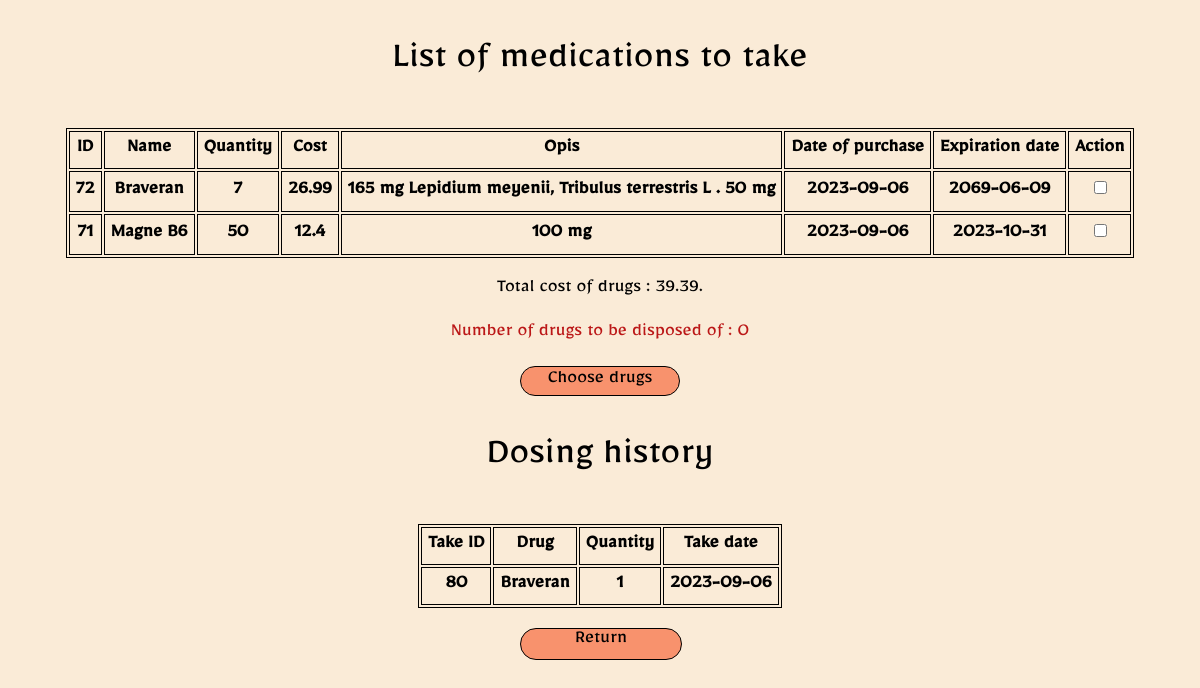
The page /script/php/manage_drugs.php (signed in) on the database its author committed.
### tables this page shows
CREATE TABLE `user_drugs` (
  `id` int(10) UNSIGNED NOT NULL,
  `drug_id` int(10) UNSIGNED NOT NULL,
  `name` varchar(255) NOT NULL,
  `date_exp` date NOT NULL,
  `purchase_date` date NOT NULL,
  `count` int(10) NOT NULL,
  `cost` float NOT NULL,
  `descr` varchar(500) NOT NULL,
  `user_id` int(10) NOT NULL
);

CREATE TABLE `take_drug` (
  `take_id` int(10) UNSIGNED NOT NULL,
  `user_id` int(10) UNSIGNED NOT NULL,
  `drug_id` int(10) UNSIGNED NOT NULL,
  `count` int(10) UNSIGNED NOT NULL,
  `take_date` date NOT NULL
);

### script/php/manage_drugs.php (the view, shortened to what this page needs)
<?php
    $today = date("Y-m-d");
?>
<!DOCTYPE html>
<html lang="en">
<head>
    <link rel="stylesheet" href="../../css/manage_drugs.css">
    <link rel="stylesheet" href="../../css/template.css">
</head>
<body>
    <div class="head">
        <p>List of medications to take</p>
    </div>
    <form method="post" action="chose_drug.php">
        <table>
                <tr>
                    <th>ID</th>
                    <th>Name</th>
                    <th>Quantity</th>
                    <th>Cost</th>
                    <th>Opis</th>
                    <th>Date of purchase</th>
                    <th>Expiration date</th>
                    <th>Action</th>
                </tr>
                <?php
                    $conn = new mysqli($_SESSION['server_name'], $_SESSION['user_name'],$_SESSION['password'], $_SESSION['db_name']);
                    $id = $_SESSION['current_user'];
                    $sql = "SELECT * FROM user_drugs WHERE user_id = $id";
                    if($res = $conn -> query($sql)){
                        while($row = $res -> fetch_array(MYSQLI_ASSOC)){
                            if(($row['date_exp'] < date("Y-m-d")) && $row['count']>0)
                                echo "<tr style='text-decoration: line-through; color : rgb(187, 23, 23);'>";
                            else if($row['count']<=0)
                                echo "<tr style='color : gray;'>";
                            else
                                echo "<tr>";
                                echo "
                                    <th>".$row['drug_id']."</th>
                                    <th>".$row['name']."</th>
                                    <th>".$row['count']."</th>
                                    <th>".$row['cost']."</th>
                                    <th>".$row['descr']."</th>
                                    <th>".$row['purchase_date']."</th>
                                    <th>".$row['date_exp']."</th>";
                            if($row['date_exp'] < date("Y-m-d") || $row['count']<=0)
                                echo "<th> X </th>";
                            else
                                echo "<th>
                                        <input type='checkbox' name='chose_drug[]' value='".$row['id']."'>
                                      </th>";
                                echo "</tr>";
                            }
                    }
                ?>
            </table>
        <?php
            $sum = "SELECT ROUND(SUM(cost),2) AS total_cost FROM user_drugs WHERE user_id = $id";
            $res_sum = $conn -> query($sum);
            $row_sum = $res_sum -> fetch_array(MYSQLI_ASSOC);
            $total = $row_sum['total_cost'];
            echo "<p style='font-size: 20px; text-align:center;'> Total cost of drugs : ".$total.".</p>";
            $out_of_date = "SELECT COUNT(*) AS count_util FROM user_drugs WHERE user_id = $id AND date_exp < '$today'";
            $res_out = $conn -> query($out_of_date);
            $row_out = $res_out -> fetch_array(MYSQLI_ASSOC);
            $util = $row_out['count_util'];
            echo "<p style='font-size: 20px; text-align:center; color : rgb(187, 23, 23);'> Number of drugs to be disposed of : ".$util."</p>";
        ?>
        <input class="bt" type="submit" name="go_to_take_drug" value="Choose drugs">
    </form>
        <div class="head">
            <p>Dosing history</p>
        </div>
        <table>
            <tr>
                <th>Take ID</th>
                <th>Drug</th>
                <th>Quantity</th>
                <th>Take date</th>
            </tr>
            <?php
                if($_SESSION['is_admin']){
                    $sql_rel = "SELECT take_drug.take_id, apteczka_users.user_img, apteczka_users.user_name, apteczka_users.user_surname,
                                user_drugs.name, take_drug.count, take_drug.take_date FROM ((take_drug
                                INNER JOIN apteczka_users ON take_drug.user_id = apteczka_users.user_id)
                                INNER JOIN user_drugs ON take_drug.drug_id = user_drugs.id) ORDER BY take_drug.take_id";
                }
                else{
                    $sql_rel = "SELECT take_drug.take_id, apteczka_users.user_img, apteczka_users.user_name, apteczka_users.user_surname,
                                user_drugs.name, take_drug.count, take_drug.take_date FROM ((take_drug
                                INNER JOIN apteczka_users ON take_drug.user_id = apteczka_users.user_id)
                                INNER JOIN user_drugs ON take_drug.drug_id = user_drugs.id) WHERE take_drug.user_id='$id' ORDER BY take_drug.take_id";
                }
                if($res_rel = $conn -> query($sql_rel)){
                    while($row_rel = $res_rel -> fetch_array(MYSQLI_ASSOC)){
                        echo"
                                <tr>
                                    <th>".$row_rel['take_id']."</th>";
                        echo"
                                    <th>".$row_rel['name']."</th>
                                    <th>".$row_rel['count']."</th>
                                    <th>".$row_rel['take_date']."</th>";
                        echo"
                                </tr>";
                    }
                }
            ?>
        </table>
    <a href="logged.php">
        <div class="outer_bt">
            <div class="bt">
                <p style="margin: auto;">Return</p>
            </div>
        </div>
    </a>
</body>
</html>

### css/manage_drugs.css (style rules this page uses)
.head { width: 100%; font-size: 40px; text-align: center; }
a { display: block; width: 160px; text-decoration: none; margin: auto; }
.bt { font-family: Mirza; width: 160px; height: 30px; font-size: 20px; margin: auto auto 20px auto; text-align: center; color: black; border: 1px solid black; border-radius: 50px; background-color: rgb(248, 146, 109); vertical-align: middle; display: list-item; list-style: none; transition: background .2s ease-in-out; }
.outer_bt { margin: auto auto 14px auto; width: 162px; }
table { margin: auto auto 20px auto; border: 1px solid black; font-size: 20px; }
th { border: 1px solid black; padding: 6px; }

### css/template.css (style rules this page uses)
html,body { width: 100%; background-color: antiquewhite; font-family: Mirza; margin:0; -webkit-touch-callout: none; -webkit-user-select: none; -khtml-user-select: none; -moz-user-select: none; -ms-user-select: none; user-select: none; }

### rows shown on the page
user_drugs: drug "72", name "Braveran", count "7", cost "26.99", descr "165 mg Lepidium meyenii, Tribulus terrestris L . 50 mg", purchase_date "2023-09-06", date_exp "2069-06-09"
user_drugs: drug "71", name "Magne B6", count "50", cost "12.4", descr "100 mg", purchase_date "2023-09-06", date_exp "2023-10-31"
take_drug: take_id "80", user_drugs.name "Braveran", count "1", take_date "2023-09-06"

### other values the page prints
$total "39.39"
$util "0"
